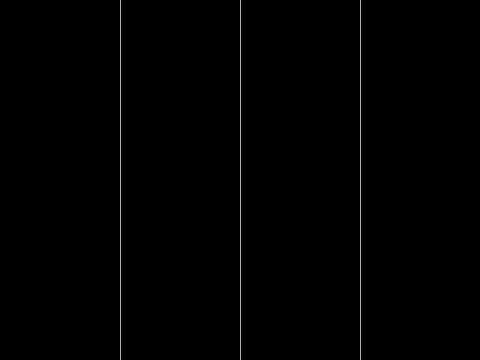
Frame 1 (no input)
Frame 60 (the mouse pressed at the canvas centre just before this capture): identical to frame 1, image omitted
Frame 120 (the mouse held since frame 60 and released just before this capture): identical to frame 1, image omitted

The Processing sketch that drew this single still picture (run headless with seeded random() and noise(); from frame 60 on, the mouse is pressed at the canvas centre):

// Processing sketch: Practice1
// ── Practice1.pde
float a,b;
color colorA;
boolean colorChanged = false;

void setup(){
  size(480,360);
  background(0);
  colorMode(HSB,360,100,100);//Hue,Saturation and Brightness
  stroke(255);
  line(width/4,0,width/4,height);
  line(width/2,0,width/2,height);
  line(width*3/4,0,width*3/4,height);
  line(width,0,width,height);
}

void draw(){
  
  a = mouseX;
  b = mouseY;
    
  float time = millis();
  println(time);
  //colorA = color(a,b,100);
  //background(colorA);
}

void mousePressed(){
  if (colorChanged == false){
    background(a,100,100);
    colorChanged = true;
  } else {
    background(b,100,100);
    colorChanged = false;
  }
}
